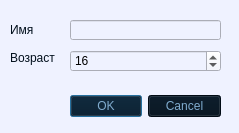
<?xml version="1.0" encoding="UTF-8"?>
<ui version="4.0">
 <class>Dialog</class>
 <widget class="QDialog" name="Dialog">
  <property name="geometry">
   <rect>
    <x>0</x>
    <y>0</y>
    <width>239</width>
    <height>133</height>
   </rect>
  </property>
  <property name="windowTitle">
   <string>Dialog</string>
  </property>
  <property name="styleSheet">
   <string notr="true">background-color: rgb(239, 242, 255);</string>
  </property>
  <widget class="QDialogButtonBox" name="buttonBox">
   <property name="geometry">
    <rect>
     <x>70</x>
     <y>90</y>
     <width>151</width>
     <height>32</height>
    </rect>
   </property>
   <property name="styleSheet">
    <string notr="true">background-color: rgb(2, 16, 29);
font: 87 10pt &quot;Segoe UI Black&quot;;
color: rgb(128, 172, 207);</string>
   </property>
   <property name="orientation">
    <enum>Qt::Horizontal</enum>
   </property>
   <property name="standardButtons">
    <set>QDialogButtonBox::Cancel|QDialogButtonBox::Ok</set>
   </property>
  </widget>
  <widget class="QLineEdit" name="le_name">
   <property name="geometry">
    <rect>
     <x>70</x>
     <y>20</y>
     <width>151</width>
     <height>20</height>
    </rect>
   </property>
  </widget>
  <widget class="QLabel" name="l_name">
   <property name="geometry">
    <rect>
     <x>10</x>
     <y>20</y>
     <width>51</width>
     <height>20</height>
    </rect>
   </property>
   <property name="styleSheet">
    <string notr="true">font: 87 10pt &quot;Segoe UI Black&quot;;
color: rgb(2, 16, 29);</string>
   </property>
   <property name="text">
    <string>Имя</string>
   </property>
  </widget>
  <widget class="QLabel" name="l_age">
   <property name="geometry">
    <rect>
     <x>10</x>
     <y>50</y>
     <width>51</width>
     <height>16</height>
    </rect>
   </property>
   <property name="styleSheet">
    <string notr="true">font: 87 10pt &quot;Segoe UI Black&quot;;
color: rgb(2, 16, 29);</string>
   </property>
   <property name="text">
    <string>Возраст</string>
   </property>
  </widget>
  <widget class="QSpinBox" name="sb_age">
   <property name="geometry">
    <rect>
     <x>70</x>
     <y>50</y>
     <width>151</width>
     <height>22</height>
    </rect>
   </property>
   <property name="minimum">
    <number>3</number>
   </property>
   <property name="value">
    <number>16</number>
   </property>
  </widget>
 </widget>
 <resources/>
 <connections>
  <connection>
   <sender>buttonBox</sender>
   <signal>accepted()</signal>
   <receiver>Dialog</receiver>
   <slot>accept()</slot>
   <hints>
    <hint type="sourcelabel">
     <x>248</x>
     <y>254</y>
    </hint>
    <hint type="destinationlabel">
     <x>157</x>
     <y>274</y>
    </hint>
   </hints>
  </connection>
  <connection>
   <sender>buttonBox</sender>
   <signal>rejected()</signal>
   <receiver>Dialog</receiver>
   <slot>reject()</slot>
   <hints>
    <hint type="sourcelabel">
     <x>316</x>
     <y>260</y>
    </hint>
    <hint type="destinationlabel">
     <x>286</x>
     <y>274</y>
    </hint>
   </hints>
  </connection>
 </connections>
</ui>
